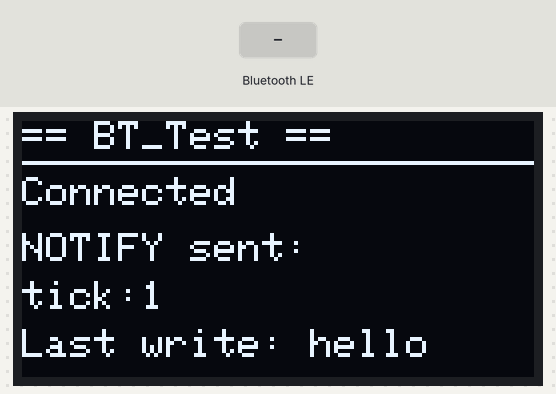
Bench run of a sketch on a simulated ESP32. Parts: 128×64 one-colour display. The inputs (shaded band) are chosen by the test bench. Nothing arrives over Bluetooth unless stated; a phone connects over Bluetooth LE 3 s after start; what the sketch prints to the serial monitor is not drawn.

Above: at 3.6 s.
3.7 s: Bluetooth LE write "esp32" received
At 4.1 s:
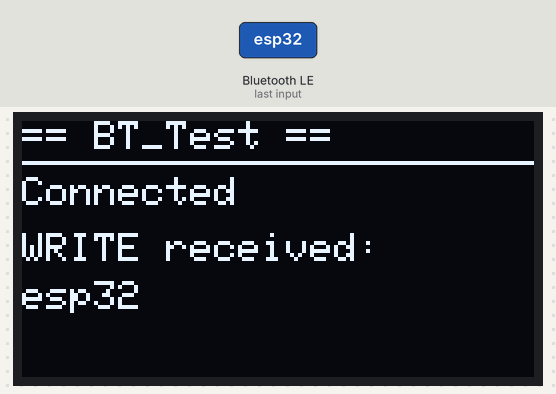
At 5.8 s:
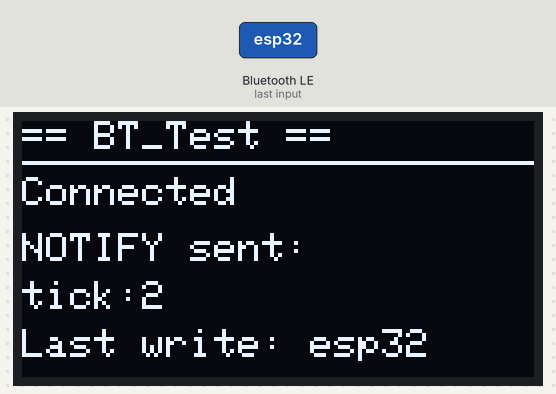
6.6 s: Bluetooth LE write "1" received
At 7.5 s:
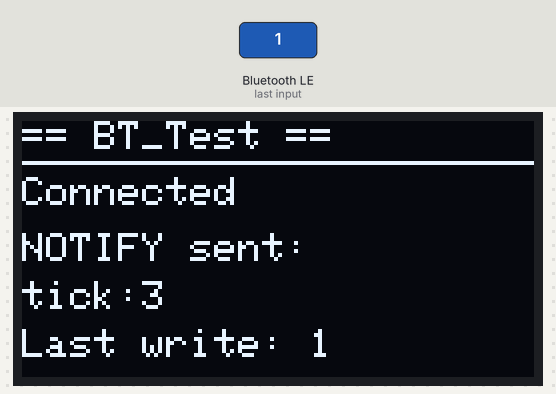
Timing chart, 0 to 9.6 s (numbered marks = the images above; inputs shaded):
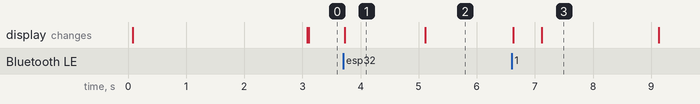

The sketch:

bt_test.ino
```cpp
/*
 * BLE Test Peripheral for bt.py (with OLED display)
 *
 * Board: ESP32 (install "esp32" board package in Arduino IDE)
 * Libraries needed:
 *   - Adafruit SSD1306  (Library Manager -> search "Adafruit SSD1306")
 *   - Adafruit GFX      (installed automatically with SSD1306)
 *
 * Wiring (SSD1306 I2C OLED):
 *   SDA -> GPIO 21
 *   SCL -> GPIO 22
 *   VCC -> 3.3V
 *   GND -> GND
 *
 * Usage:
 *   1. Flash this to your ESP32
 *   2. Run: uv run .\bt.py scan
 *   3. Select "BT_Test" from the device list
 *   4. Write a message -> it appears on the OLED
 *   5. Listen -> see tick notifications every 2 seconds
 */

#include <BLEDevice.h>
#include <BLEServer.h>
#include <BLEUtils.h>
#include <BLE2902.h>
#include <Wire.h>
#include <Adafruit_GFX.h>
#include <Adafruit_SSD1306.h>

// OLED config
#define SCREEN_WIDTH 128
#define SCREEN_HEIGHT 64
#define OLED_RESET -1
#define OLED_ADDR 0x3C

Adafruit_SSD1306 display(SCREEN_WIDTH, SCREEN_HEIGHT, &Wire, OLED_RESET);

// UUIDs
#define SERVICE_UUID        "89c52e89-c665-4378-a274-e08065ee12e3"
#define CHAR_WRITE_UUID     "16d4d7fa-58a5-4672-b363-d73c680a9f85"
#define CHAR_READ_UUID      "26d4d7fa-58a5-4672-b363-d73c680a9f86"
#define CHAR_NOTIFY_UUID    "36d4d7fa-58a5-4672-b363-d73c680a9f87"

BLEServer* pServer = NULL;
BLECharacteristic* pWriteChar = NULL;
BLECharacteristic* pReadChar = NULL;
BLECharacteristic* pNotifyChar = NULL;

bool deviceConnected = false;
bool oldDeviceConnected = false;
uint32_t counter = 0;
String lastWritten = "hello";
String statusLine = "Waiting...";

unsigned long lastNotifyTime = 0;
const unsigned long NOTIFY_INTERVAL = 2000;

// --- Update OLED display ---
void updateDisplay(String line1, String line2 = "", String line3 = "") {
    display.clearDisplay();
    display.setTextSize(1);
    display.setTextColor(SSD1306_WHITE);

    // Header
    display.setCursor(0, 0);
    display.println("== BT_Test ==");
    display.drawLine(0, 10, SCREEN_WIDTH, 10, SSD1306_WHITE);

    // Status
    display.setCursor(0, 14);
    display.println(deviceConnected ? "Connected" : "Advertising...");

    // Content lines
    display.setCursor(0, 28);
    display.println(line1);

    if (line2.length() > 0) {
        display.setCursor(0, 40);
        display.println(line2);
    }

    if (line3.length() > 0) {
        display.setCursor(0, 52);
        display.println(line3);
    }

    display.display();
}

// --- Connection callbacks ---
class MyServerCallbacks : public BLEServerCallbacks {
    void onConnect(BLEServer* pServer) {
        deviceConnected = true;
        Serial.println(">> Client connected!");
        updateDisplay("Client connected!");
    }

    void onDisconnect(BLEServer* pServer) {
        deviceConnected = false;
        Serial.println(">> Client disconnected.");
        updateDisplay("Disconnected.", "Restarting ads...");
    }
};

// --- Write callback ---
class WriteCallbacks : public BLECharacteristicCallbacks {
    void onWrite(BLECharacteristic* pCharacteristic) {
        String value = pCharacteristic->getValue().c_str();
        if (value.length() > 0) {
            Serial.print(">> Received write: ");
            Serial.println(value);

            // Store for READ echo
            lastWritten = value;
            pReadChar->setValue(lastWritten.c_str());

            // Show on OLED
            updateDisplay("WRITE received:", value);
        }
    }
};

void setup() {
    Serial.begin(115200);
    Serial.println("\n=== BLE Test Peripheral ===");

    // Init OLED
    if (!display.begin(SSD1306_SWITCHCAPVCC, OLED_ADDR)) {
        Serial.println("OLED init failed!");
    }
    updateDisplay("Starting BLE...");

    // Init BLE
    BLEDevice::init("BT_Test");
    pServer = BLEDevice::createServer();
    pServer->setCallbacks(new MyServerCallbacks());

    // Create service
    BLEService* pService = pServer->createService(SERVICE_UUID);

    // WRITE characteristic
    pWriteChar = pService->createCharacteristic(
        CHAR_WRITE_UUID,
        BLECharacteristic::PROPERTY_WRITE
    );
    pWriteChar->setCallbacks(new WriteCallbacks());

    // READ characteristic
    pReadChar = pService->createCharacteristic(
        CHAR_READ_UUID,
        BLECharacteristic::PROPERTY_READ
    );
    pReadChar->setValue(lastWritten.c_str());

    // NOTIFY characteristic
    pNotifyChar = pService->createCharacteristic(
        CHAR_NOTIFY_UUID,
        BLECharacteristic::PROPERTY_NOTIFY
    );
    pNotifyChar->addDescriptor(new BLE2902());

    // Start
    pService->start();
    BLEAdvertising* pAdvertising = BLEDevice::getAdvertising();
    pAdvertising->addServiceUUID(SERVICE_UUID);
    pAdvertising->setScanResponse(true);
    pAdvertising->setMinPreferred(0x06);
    pAdvertising->setMinPreferred(0x12);
    BLEDevice::startAdvertising();

    Serial.println("BLE ready! Advertising as 'BT_Test'");
    updateDisplay("Advertising...", "Name: BT_Test");
}

void loop() {
    if (deviceConnected) {
        unsigned long now = millis();
        if (now - lastNotifyTime >= NOTIFY_INTERVAL) {
            lastNotifyTime = now;
            counter++;

            String msg = "tick:" + String(counter);
            pNotifyChar->setValue(msg.c_str());
            pNotifyChar->notify();

            Serial.print("<< Sent notify: ");
            Serial.println(msg);

            // Show on OLED
            updateDisplay("NOTIFY sent:", msg, "Last write: " + lastWritten);
        }
    }

    // Handle reconnection
    if (!deviceConnected && oldDeviceConnected) {
        delay(500);
        pServer->startAdvertising();
        Serial.println("Restarted advertising...");
        updateDisplay("Advertising...", "Name: BT_Test");
        oldDeviceConnected = false;
    }

    if (deviceConnected && !oldDeviceConnected) {
        oldDeviceConnected = true;
    }

    delay(10);
}
```

Measured:
- after the input at 3.7 s, the display: changes at once (image 1)
- after the input at 6.6 s, the display: first changes at once (image 3 shows a later state)
- what the display in image 1 shows lasts 1.4 s, from 3.7 s to 5.1 s
